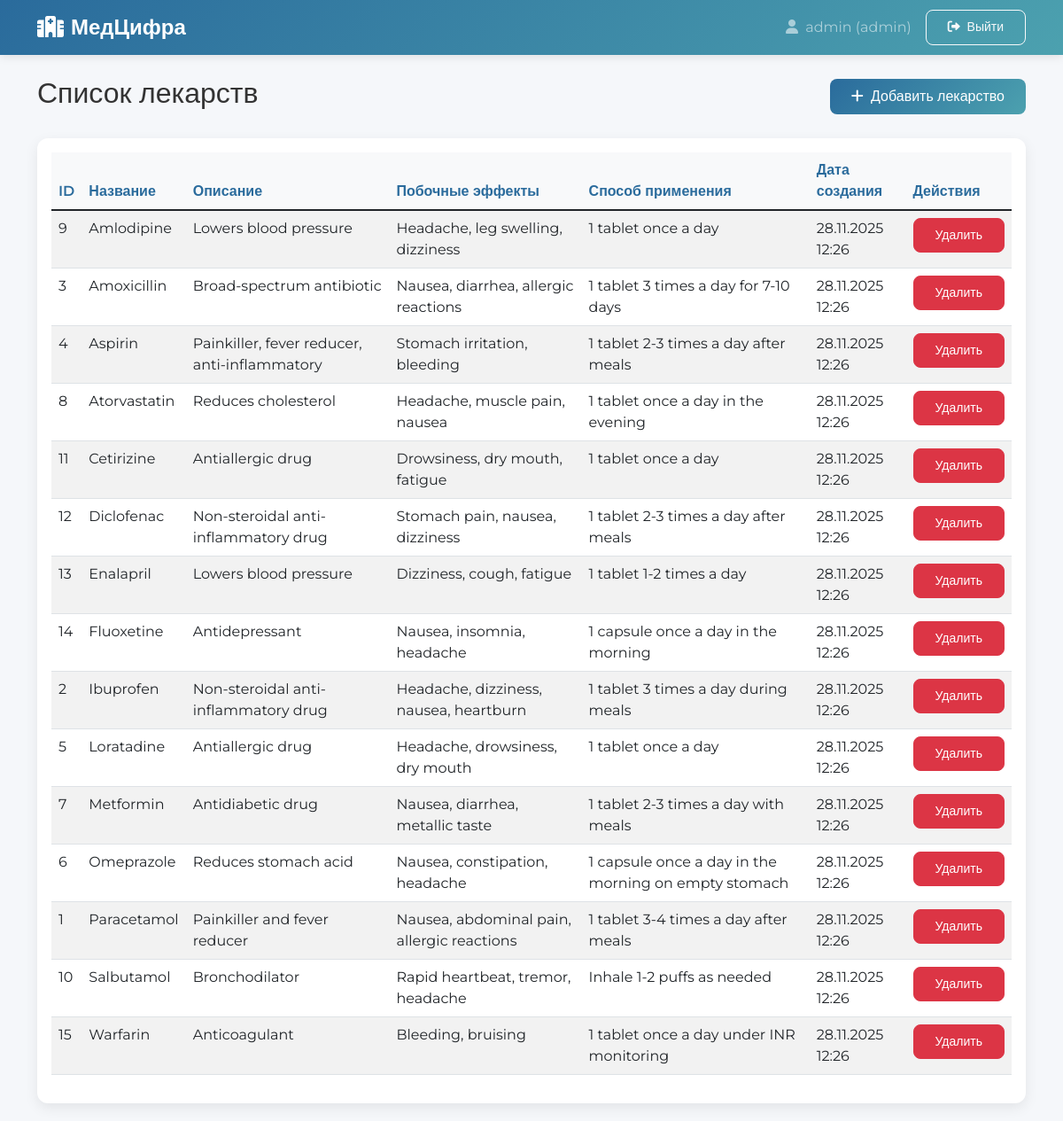
The app's page /admin/medicines (signed in), older data.
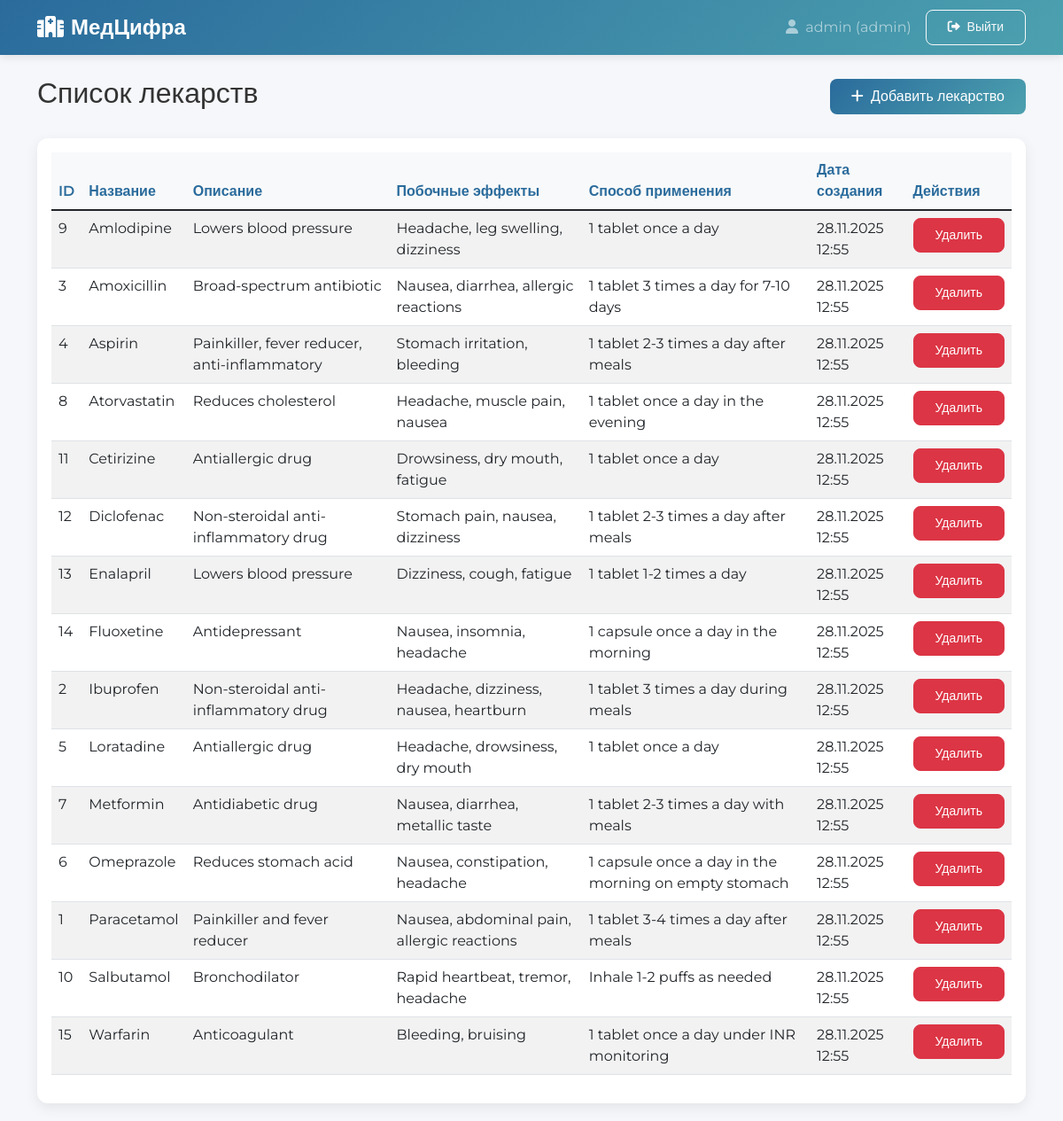
The same page, newer data.
### models.py (models this page shows)
class Admin(db.Model):
    __tablename__ = "admins"
    id = db.Column(db.Integer, primary_key=True)
    login = db.Column(db.String(50), unique=True, nullable=False)
    password_hash = db.Column(db.String(255), nullable=False)
    created_at = db.Column(db.DateTime, default=datetime.utcnow)

class Medicine(db.Model):
    __tablename__ = "medicines"
    id = db.Column(db.Integer, primary_key=True)
    name = db.Column(db.String(100), unique=True, nullable=False)
    description = db.Column(db.Text)
    side_effects = db.Column(db.Text)
    usage_method = db.Column(db.Text)
    created_at = db.Column(db.DateTime, default=datetime.utcnow)

### app.py (the view)
@app.route("/admin/medicines")
@login_required
def admin_medicines_list():
    if current_user.role != "admin":
        flash("Доступ запрещен", "error")
        return redirect(url_for("index"))
    medicines = Medicine.query.order_by(Medicine.name).all()
    return render_template("admin/medicines_list.html", medicines=medicines)

### app.py (called while the page is built)
@login_manager.user_loader
def load_user(user_id):
    return User.get(user_id)

### models.py (called while the page is built)
    @staticmethod
    def get(user_id):
        try:
            if "_" not in user_id:
                return None
            role, id_str = user_id.split("_", 1)
            user_id_int = int(id_str)
            if role == "admin":
                obj = Admin.query.get(user_id_int)
            elif role == "doctor":
                obj = Doctor.query.get(user_id_int)
            elif role == "patient":
                obj = Patient.query.get(user_id_int)
            else:
                return None
            if obj:
                return User(obj.id, getattr(obj, "login", None), role)
            return None
        except Exception as e:
            print(f"Error loading user: {e}")
            return None

### templates/admin/medicines_list.html
{% extends "base.html" %}
{% block content %}
<div class="d-flex justify-content-between align-items-center mb-4">
    <h2>Список лекарств</h2>
    <a href="{{ url_for('admin_add_medicine') }}" class="btn btn-primary">
        <i class="fas fa-plus me-1"></i> Добавить лекарство
    </a>
</div>
<div class="card">
    <div class="card-body">
        <div class="table-responsive">
            <table class="table table-striped">
                <thead>
                    <tr>
                        <th>ID</th>
                        <th>Название</th>
                        <th>Описание</th>
                        <th>Побочные эффекты</th>
                        <th>Способ применения</th>
                        <th>Дата создания</th>
                        <th>Действия</th>
                    </tr>
                </thead>
                <tbody>
                    {% for medicine in medicines %}
                    <tr>
                        <td>{{ medicine.id }}</td>
                        <td>{{ medicine.name }}</td>
                        <td>{{ medicine.description[:100] }}{% if medicine.description|length > 100 %}...{% endif %}</td>
                        <td>{{ medicine.side_effects[:100] }}{% if medicine.side_effects|length > 100 %}...{% endif %}</td>
                        <td>{{ medicine.usage_method[:100] }}{% if medicine.usage_method|length > 100 %}...{% endif %}</td>
                        <td>{{ medicine.created_at.strftime('%d.%m.%Y %H:%M') }}</td>
                        <td>
                            <form method="POST" action="{{ url_for('admin_delete_medicine', medicine_id=medicine.id) }}" style="display: inline;">
                                <button type="submit" class="btn btn-sm btn-danger" onclick="return confirm('Вы уверены, что хотите удалить это лекарство?')">
                                    Удалить
                                </button>
                            </form>
                        </td>
                    </tr>
                    {% else %}
                    <tr>
                        <td colspan="7" class="text-center">Лекарства не найдены</td>
                    </tr>
                    {% endfor %}
                </tbody>
            </table>
        </div>
    </div>
</div>
{% endblock %}

### templates/base.html (shortened to what this page needs)
<!DOCTYPE html>
<html lang="ru">
<head>
    <link href="https://cdn.jsdelivr.net/npm/bootstrap@5.1.3/dist/css/bootstrap.min.css" rel="stylesheet">
    <link rel="stylesheet" href="https://cdnjs.cloudflare.com/ajax/libs/font-awesome/6.0.0/css/all.min.css">
    <link href="{{ url_for('static', filename='css/style.css') }}" rel="stylesheet">
</head>
<body>
    <nav class="navbar navbar-expand-lg navbar-dark">
        <div class="container">
            <a class="navbar-brand" href="{{ url_for('index') }}">
                <i class="fas fa-hospital me-2"></i>МедЦифра
            </a>
            <div class="navbar-nav ms-auto">
                {% if current_user.is_authenticated %}
                <span class="navbar-text me-3">
                    <i class="fas fa-user me-1"></i> {{ current_user.login }} ({{ current_user.role }})
                </span>
                <a class="btn btn-outline-light btn-sm" href="{{ url_for('logout') }}">
                    <i class="fas fa-sign-out-alt me-1"></i> Выйти
                </a>
                {% endif %}
            </div>
        </div>
    </nav>
    <div class="container mt-4">
        {% block content %}{% endblock %}
    </div>
</body>
</html>

### static/css/style.css (style rules this page uses)
.card { margin-bottom: 20px; box-shadow: 0 0.125rem 0.25rem rgba(0, 0, 0, 0.075); }
.table th { font-weight: 600; background-color: #f8f9fa; }
.btn-sm { padding: 0.25rem 0.5rem; font-size: 0.875rem; }

### templates/base.html (style rules this page uses)
:root { --primary: #2a6b9c; --secondary: #4ca1af; --accent: #36b3a8; --light: #f8f9fa; --dark: #343a40; }
body { font-family: 'Montserrat', sans-serif; background-color: #f5f7fa; color: #333; }
.navbar { box-shadow: 0 2px 10px rgba(0,0,0,0.1); background: linear-gradient(135deg, var(--primary) 0%, var(--secondary) 100%) !important; }
.navbar-brand { font-weight: 700; font-size: 1.5rem; }
.card { border: none; border-radius: 12px; box-shadow: 0 5px 15px rgba(0,0,0,0.08); transition: transform 0.3s ease, box-shadow 0.3s ease; }
.btn { border-radius: 8px; font-weight: 500; padding: 0.5rem 1.5rem; transition: all 0.3s ease; }
.btn-primary { background: linear-gradient(135deg, var(--primary) 0%, var(--secondary) 100%); border: none; }
.table th { border-top: none; font-weight: 600; color: var(--primary); }

Row changes from the older to the newer data that the page shows:
changed Medicine "Amlodipine": created_at "28.11.2025 12:26" → "28.11.2025 12:55"
changed Medicine "Amoxicillin": created_at "28.11.2025 12:26" → "28.11.2025 12:55"
changed Medicine "Aspirin": created_at "28.11.2025 12:26" → "28.11.2025 12:55"
changed Medicine "Atorvastatin": created_at "28.11.2025 12:26" → "28.11.2025 12:55"
changed Medicine "Cetirizine": created_at "28.11.2025 12:26" → "28.11.2025 12:55"
changed Medicine "Diclofenac": created_at "28.11.2025 12:26" → "28.11.2025 12:55"
changed Medicine "Enalapril": created_at "28.11.2025 12:26" → "28.11.2025 12:55"
changed Medicine "Fluoxetine": created_at "28.11.2025 12:26" → "28.11.2025 12:55"
changed Medicine "Ibuprofen": created_at "28.11.2025 12:26" → "28.11.2025 12:55"
changed Medicine "Loratadine": created_at "28.11.2025 12:26" → "28.11.2025 12:55"
changed Medicine "Metformin": created_at "28.11.2025 12:26" → "28.11.2025 12:55"
changed Medicine "Omeprazole": created_at "28.11.2025 12:26" → "28.11.2025 12:55"
changed Medicine "Paracetamol": created_at "28.11.2025 12:26" → "28.11.2025 12:55"
changed Medicine "Salbutamol": created_at "28.11.2025 12:26" → "28.11.2025 12:55"
changed Medicine "Warfarin": created_at "28.11.2025 12:26" → "28.11.2025 12:55"
